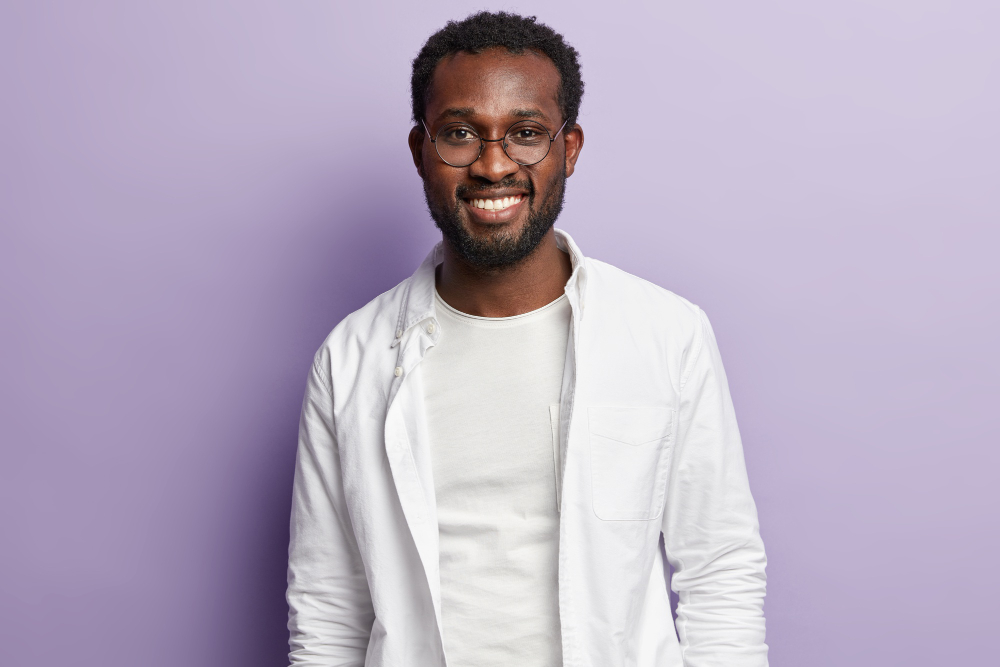
#> input picture src/img/person.jpg, 1000 x 667 px
$ python main.py
#> lines starting #> are read from the running program, lines starting #| are printed output that depends on the picture; after the words box and inside, x2 and y2 are one past the last pixel; in counts of white or black regions, pixels touching at a corner belong together
import cv2
import cv2.data
import matplotlib.pyplot as plt
import numpy as np

img = cv2.imread("img/person.jpg")
#> img is the input picture: shape (667, 1000, 3); mean B, G, R 194.8, 174.2, 185.5

if img is None:
    print("Image not loaded. Check the path or file.")
else:
    print("Image loaded successfully.")


# Convert from BGR (OpenCV default) to RGB (for matplotlib display)
img_rgb = cv2.cvtColor(img, cv2.COLOR_BGR2RGB)

# Load the cascade
face_cascade = cv2.CascadeClassifier(cv2.data.haarcascades + "haarcascade_frontalface_default.xml")

# Convert to grayscale (detection works better)
gray = cv2.cvtColor(img, cv2.COLOR_BGR2GRAY)
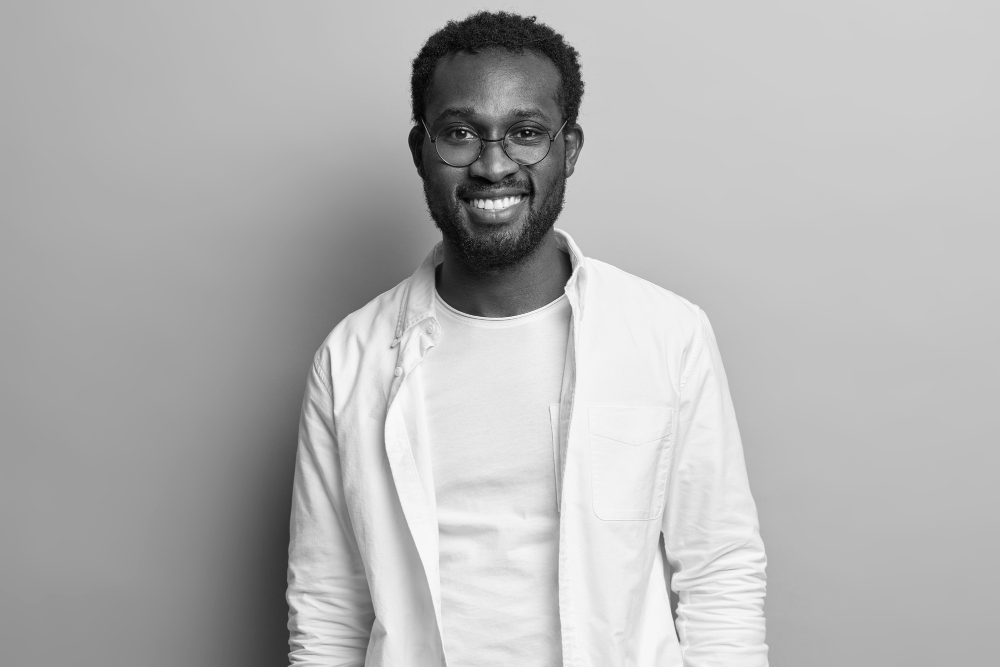
#> gray: shape (667, 1000); min 4, max 250, mean 179.9

# Detect faces
faces = face_cascade.detectMultiScale(gray, scaleFactor=1.1, minNeighbors=5)
#> faces = [[287, 560, 81, 81], [405, 60, 180, 180]]

# Draw rectangles
for (x, y, w, h) in faces:
    cv2.rectangle(img_rgb, (x, y), (x+w, y+h), (255, 0, 0), 2)
#> this loop made 2 passes
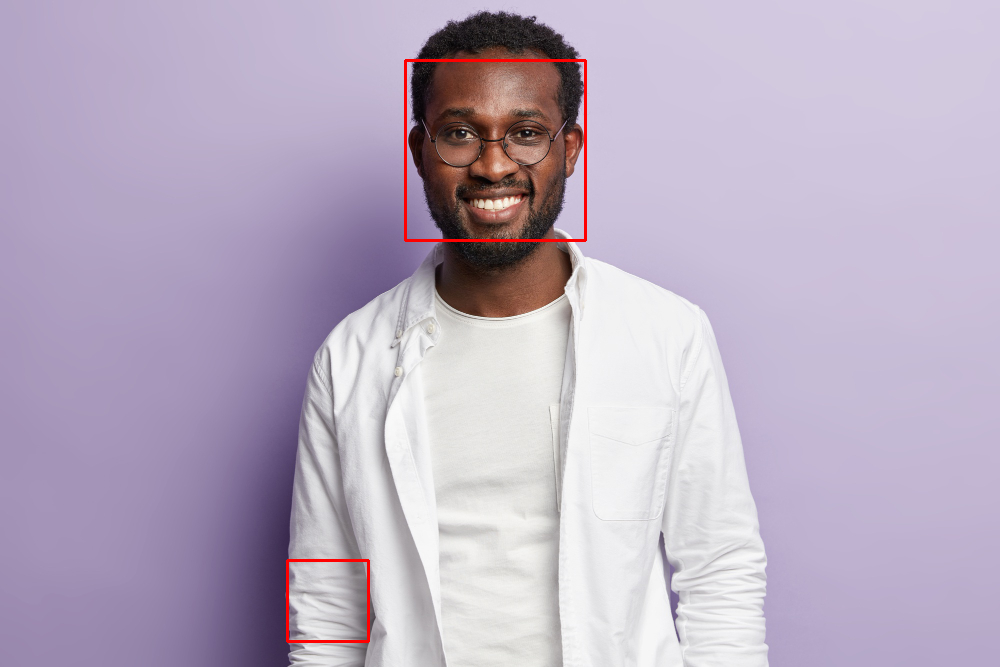
#> img_rgb: shape (667, 1000, 3); mean R, G, B 186, 173.6, 194.2

# Convert to HSV
hsv = cv2.cvtColor(img, cv2.COLOR_BGR2HSV)
#> hsv: shape (667, 1000, 3); mean H, S, V 113.5, 35.7, 197.7

# Define skin color range
lower = (0, 48, 80)
upper = (20, 255, 255)

mask = cv2.inRange(hsv, lower, upper)
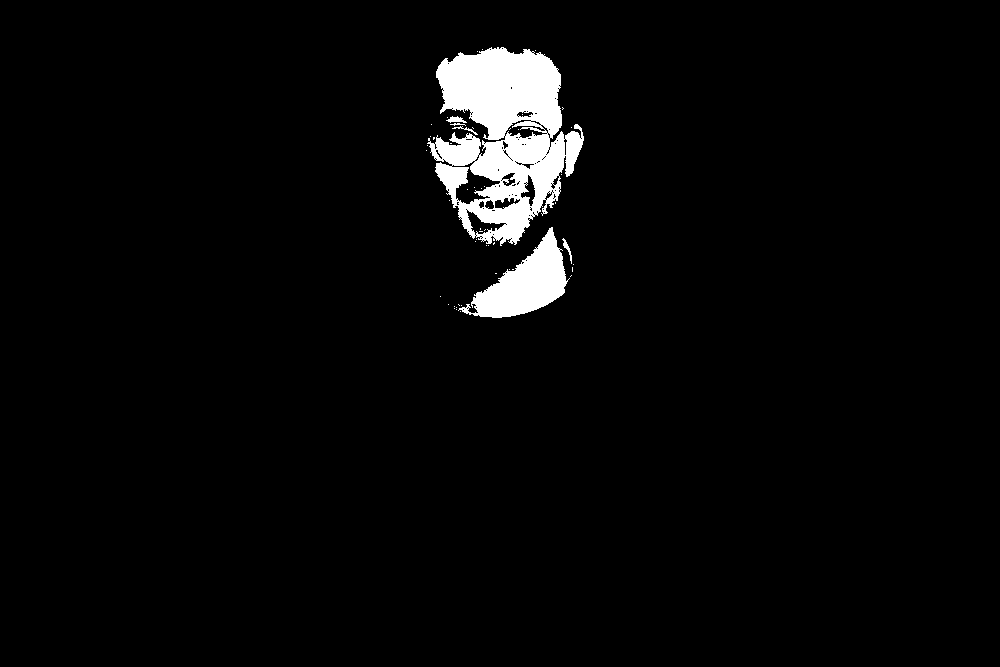
#> mask: shape (667, 1000); 3.4% white; 52 white regions (46 under 20 px), largest, box (x1, y1, x2, y2) and area: (427, 47, 584, 246) 17676, (458, 227, 570, 318) 4389, (446, 116, 467, 123) 80, (562, 238, 572, 264) 69, (452, 126, 478, 135) 48, (450, 123, 466, 126) 22

# Bitwise AND to extract skin
skin = cv2.bitwise_and(img, img, mask=mask)
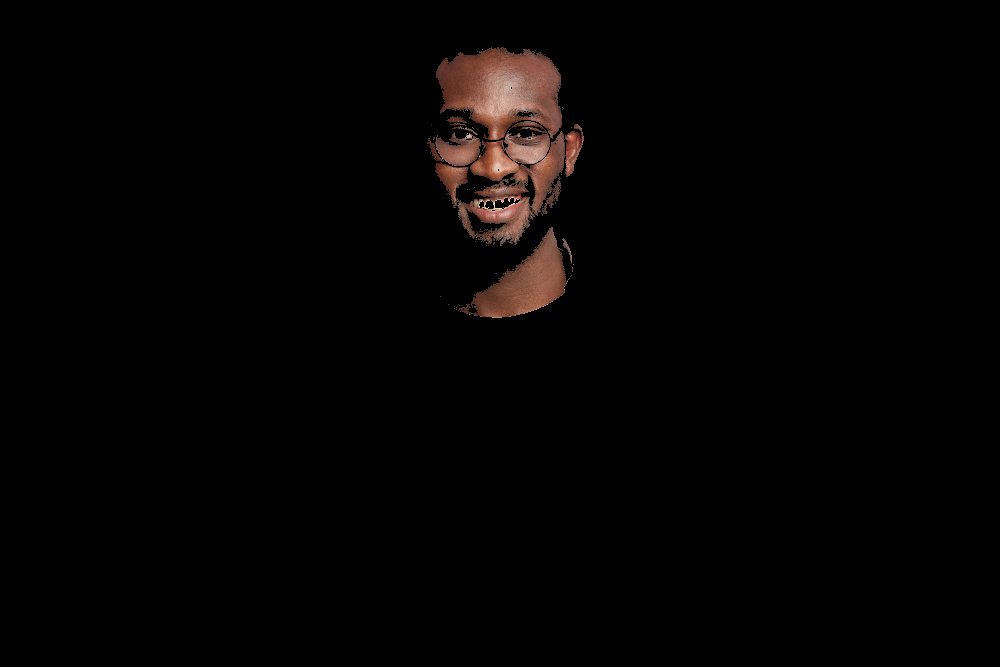
#> skin: shape (667, 1000, 3); mean B, G, R 2.5, 3, 4.6

# ---- Calculate Average Skin Color ----
skin_pixels = img[mask > 0]  # take only pixels where mask is white
if len(skin_pixels) > 0:
    avg_color_bgr = np.mean(skin_pixels, axis=0).astype(int)  # BGR average
#> avg_color_bgr = [73, 88, 136]
    avg_color_rgb = avg_color_bgr[::-1]  # convert BGR → RGB
#> avg_color_rgb = [136, 88, 73]
    avg_color_hex = "#{:02x}{:02x}{:02x}".format(*avg_color_rgb)
#> avg_color_hex = '#885849'

    print("Average Skin Color (BGR):", avg_color_bgr)
#| Average Skin Color (BGR): [ 73  88 136]
    print("Average Skin Color (RGB):", avg_color_rgb)
#| Average Skin Color (RGB): [136  88  73]
    print("Average Skin Color (HEX):", avg_color_hex)
#| Average Skin Color (HEX): #885849

    # ---- Display color as text on the image ----
    cv2.putText(img_rgb, f"Skin Color: {avg_color_rgb}", (30, 30),
                cv2.FONT_HERSHEY_SIMPLEX, 0.8, (255, 255, 255), 2, cv2.LINE_AA)
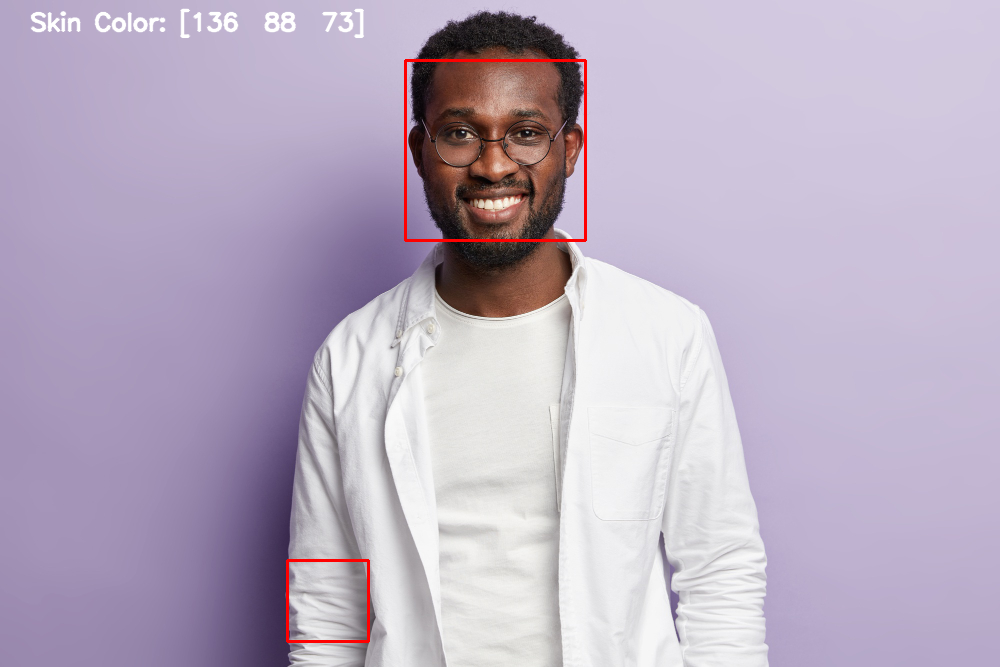
#> img_rgb: shape (667, 1000, 3); 0.53% of pixels changed, all inside (x1, y1, x2, y2) = (30, 8, 365, 39)

# plt.imshow(cv2.cvtColor(skin, cv2.COLOR_BGR2RGB))
# plt.axis("off")
# plt.show()

# Show face + text overlay
plt.imshow(img_rgb)
plt.axis("off")
plt.show()
